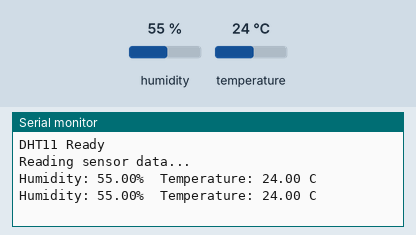
Bench run of a sketch on a simulated ESP32-S3. Shown: the last lines printed to the serial monitor. The inputs (shaded band) are chosen by the test bench; at power-on: humidity 55 %, temperature 24 °C.

Above: at 2.8 s.
2.9 s: humidity set to 22 %
At 5.3 s:
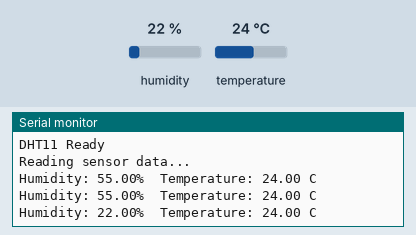
5.6 s: temperature set to 12 °C
At 6.6 s:
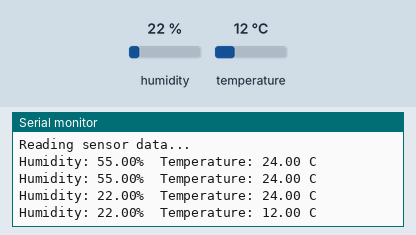
8.3 s: humidity set to 40 %
At 11.4 s:
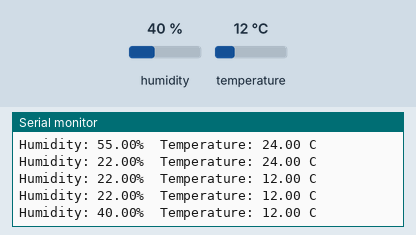
Timing chart, 0 to 12.9 s (numbered marks = the images above; inputs shaded):
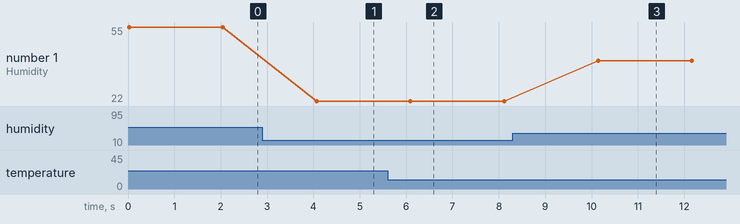

Measured:
- after the input at 2.9 s, the serial monitor: prints a new line after 1.2 s (image 1)
- after the input at 5.6 s, the serial monitor: prints a new line after 0.49 s (image 2)
- after the input at 8.3 s, the serial monitor: prints a new line after 1.8 s (image 3)
- plotted number 1: 55 → 22 after the input at 2.9 s, 22 → 40 after the input at 8.3 s

The sketch:

03.dht11.ino
```cpp
/**
 * ============================================================
 * ESP32-S3 DHT11 温湿度传感器示例
 * ============================================================
 *
 * 学习目标：读取环境温度和湿度
 *
 * DHT11 参数：
 * - 温度范围：0-50°C (±2°C精度)
 * - 湿度范围：20-90%RH (±5%精度)
 * - 数据引脚只需1根（单总线通信）
 *
 * 接线：
 *   DHT11模块  →  ESP32-S3
 *   VCC (电源+) →  3.3V
 *   GND (电源-) →  GND
 *   DATA (数据) →  GPIO 4
 */

// ============================================================
// 第1步：加载库
// ============================================================

#include <Arduino.h>      // Arduino 基础库
#include <DHT.h>          // DHT传感器专用库

// ============================================================
// 第2步：定义引脚
// ============================================================

#define DHT_PIN  4   // DATA引脚连接到GPIO4

// ============================================================
// 第3步：创建DHT对象
// ============================================================

// DHT dht(引脚, 传感器型号);
// 型号可选：DHT11 / DHT22 / DHT21
DHT dht(DHT_PIN, DHT11);

// ============================================================
// 第4步：初始化（程序启动时执行一次）
// ============================================================

void setup() {
    // 启动串口通信
    Serial.begin(115200);

    // 初始化DHT传感器
    dht.begin();

    Serial.println("DHT11 Ready");
    Serial.println("Reading sensor data...");
}

// ============================================================
// 第5步：主循环（反复执行）
// ============================================================

void loop() {
    // 读取湿度（返回值是浮点数，如 65.5）
    float humidity = dht.readHumidity();

    // 读取温度（返回值是浮点数，如 25.3）
    float temperature = dht.readTemperature();

    // ==========================================
    // isnan()：检查是否是"非数字"
    // 如果读取失败，返回NaN（not a number）
    // || 或运算，两个有一个为真就进入if
    // ==========================================
    if (isnan(humidity) || isnan(temperature)) {
        // 读取失败，打印错误信息
        Serial.println("DHT11 Read Error!");

        // 延时2秒后重试
        // 不用delay太久，传感器需要时间稳定
        delay(2000);

        // return：提前结束本次loop，等待下次
        return;
    }

    // 打印湿度
    Serial.print("Humidity: ");
    // Serial.print()：打印不换行
    Serial.print(humidity);
    Serial.print("%  ");    // %是百分号

    // 打印温度
    Serial.print("Temperature: ");
    Serial.print(temperature);
    Serial.println(" C");  // println：打印并换行

    // 每2秒读取一次
    // DHT11最快每秒读取1次，太快读取会失败
    delay(2000);
}

/**
 * ============================================================
 * DHT11 数据手册
 * ============================================================
 *
 * 【单总线通信】
 * - 只需要1根数据线
 * - 数据格式：温度(16bit) + 湿度(16bit) + 校验(8bit)
 * - 通信时序：主机发送开始信号 → DHT响应 → 发送40bit数据
 *
 * 【引脚说明】
 * VCC  - 电源正极 (3.3V-5V)
 * GND  - 电源负极
 * DATA - 数据引脚（需要接4.7K-10K上拉电阻）
 *
 * 【常用函数】
 * dht.readHumidity()     - 读取湿度（百分比）
 * dht.readTemperature()  - 读取温度（摄氏度）
 * dht.readTemperatureF() - 读取温度（华氏度）
 * dht.computeHeatIndex() - 计算体感温度
 */
```
